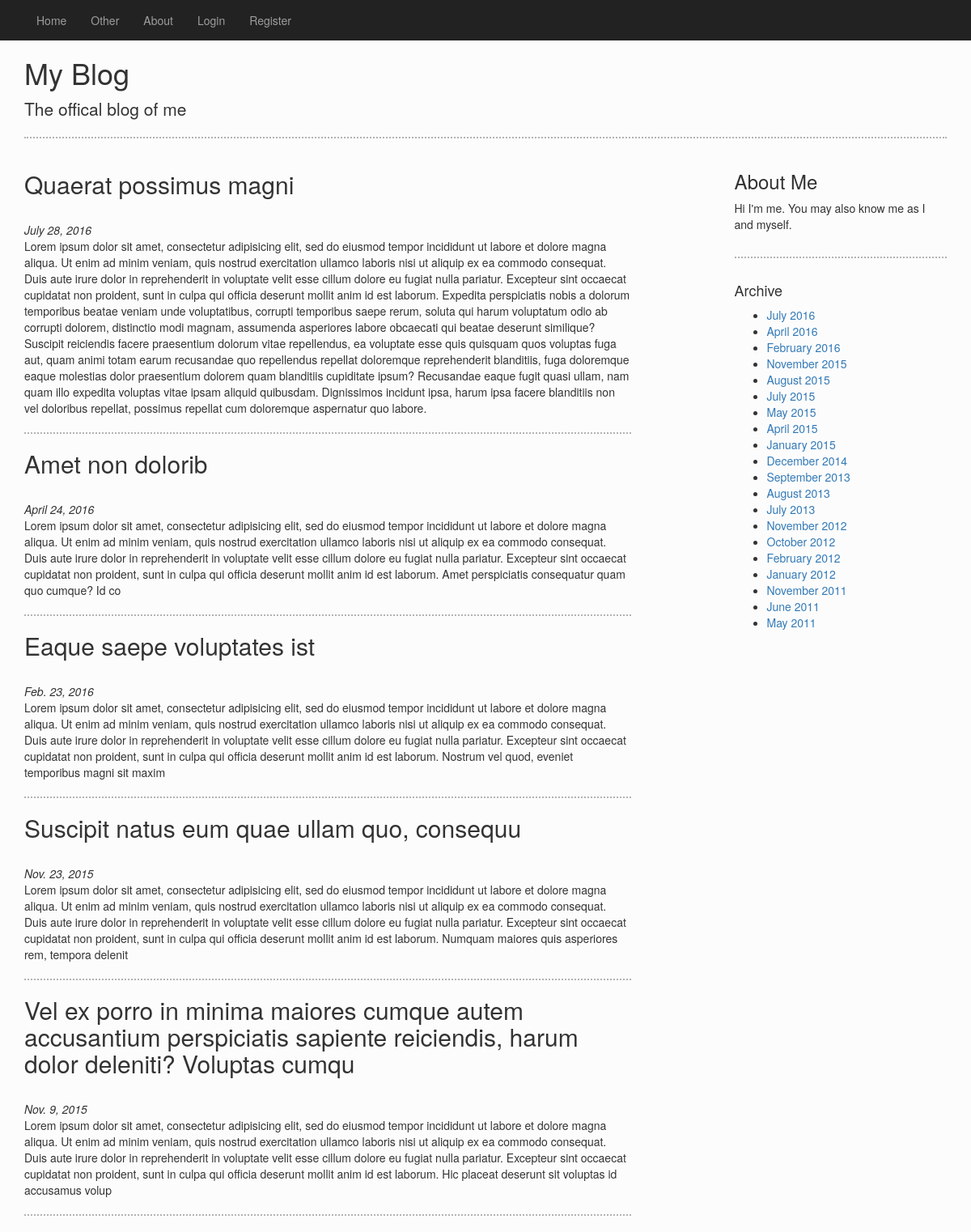
The page /blog/ on the database as committed earlier.
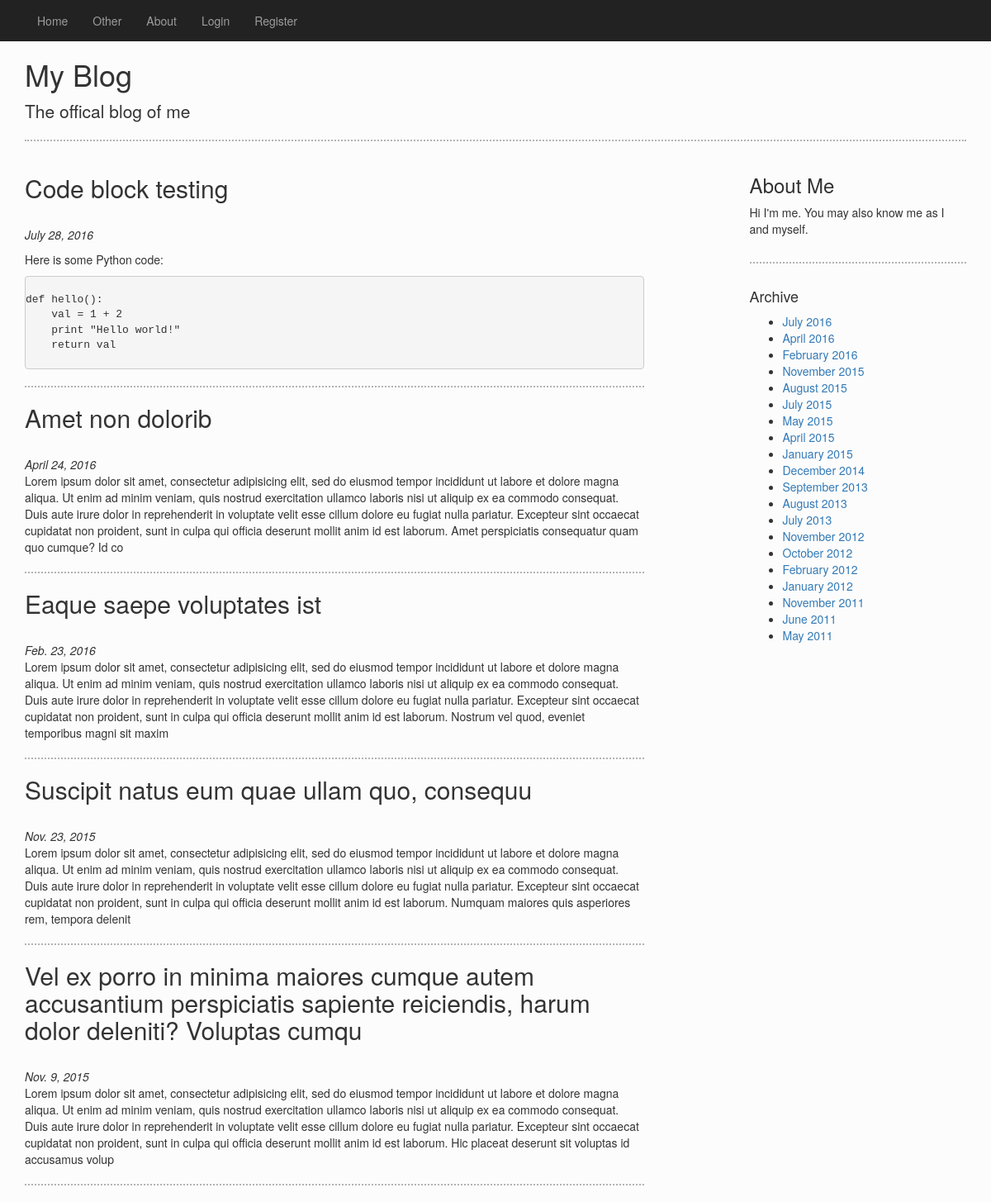
The same page on the database as committed later.
### blog/models.py (models this page shows, shortened)
class BlogPost(models.Model):
    title = models.CharField(max_length=128)
    author = models.CharField(max_length=64)
    pubDate = models.DateField()
    slug = models.SlugField(max_length=128)
    body = models.TextField()
    summary = models.TextField()

### blog/views.py (the view)
def index(request):
    posts = BlogPost.objects.order_by('-pubDate')[:5]
    context_dict = {'posts': posts}
    return render(request, 'blog/index.html', context_dict)

### blog/templatetags/blog_extras.py (called while the page is built)
@register.inclusion_tag('blog/archive_template.html')
def print_dates():
    dates = []
    archives = []
    posts = BlogPost.objects.all().order_by('-pubDate')
    for post in posts:
        date = post.pubDate.strftime("%B %Y")
        if date not in dates:
            dates.append(date)
            archives.append((date, slugify(date)))
    context_dict = {'archives': archives}
    return context_dict

### blog/templates/blog/index.html (shortened to what this page needs)
{% extends 'blog/base.html' %}
{% block body_block %}
    {% if posts %}
        <div id="posts">
        {% for post in posts %}
            <div>
                <h2 class="post-title">
                    <a href="{% url 'post' post.slug %}">{{ post.title }}</a>
                </h2>
                <br/>
                <em class="pubdate">{{ post.pubDate }}</em>
                <br/>
                <p class="post-summary">
                    {% if forloop.first %}
                        {{ post.body|safe }}
                    {% else %}
                        {{ post.summary|safe }}
                    {% endif %}
                </p>
                <hr/>
            </div>
        {% endfor %}
        </div>
    {% else %}
        There aren't any blog posts yet!
    {% endif %}
{% endblock %}

Rows that differ between the two databases and show on the page:
changed BlogPost: title "Quaerat possimus magni" → "Code block testing"; body "Lorem ipsum dolor sit amet, consectetur adipisicing elit, sed do eiusmod tempor incididunt ut labore et dolore magna aliqua. Ut enim ad minim veniam, quis nostrud exercitation ullamco laboris nisi ut aliquip ex ea commodo consequat. Duis aute irure dolor in reprehenderit in voluptate velit esse cillum dolore eu fugiat nulla pariatur. Excepteur sint occaecat cupidatat non proident, sunt in culpa qui officia deserunt mollit anim id est laborum. Expedita perspiciatis nobis a dolorum temporibus beatae veniam unde voluptatibus, corrupti temporibus saepe rerum, soluta qui harum voluptatum odio ab corrupti dolorem, distinctio modi magnam, assumenda asperiores labore obcaecati qui beatae deserunt…" → "Here is some Python code: def hello(): val = 1 + 2 print \"Hello world!\" return val"
